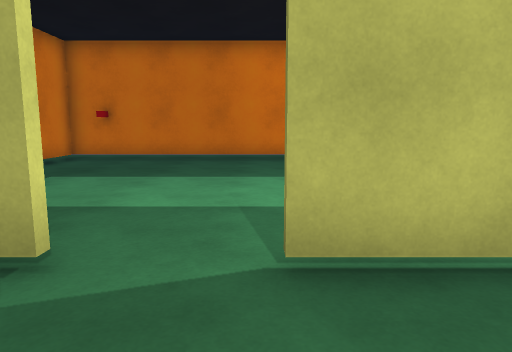
view 1 (above)

12 first-person views from a walk through a scene from a Unity 3-D project. The camera is 1.2 m above the floor, tilts 8° down and sees 70° across. Doors are open. The floor is counted in squares, 1 m on a side. Each view is taken from the middle of a square. On the plan, view 1 faces up. The plan holds only what a view shows up to about 15 squares ahead; the rest is blank. The place goes on beyond the plan. The player is left out.

view 2
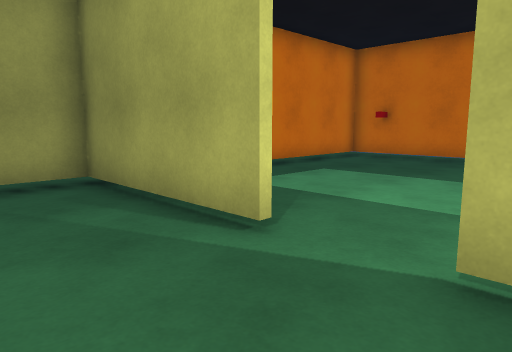

view 3
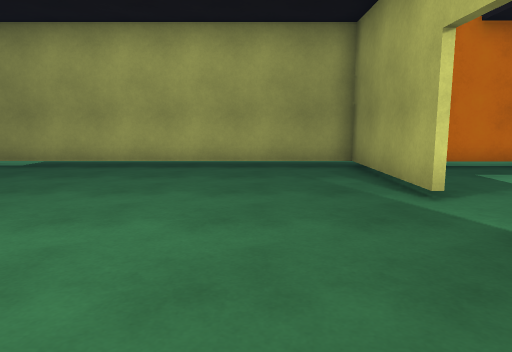

view 4
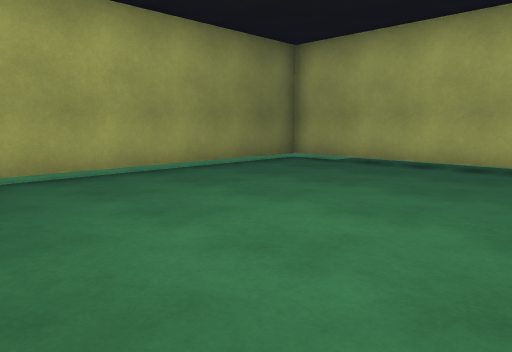

view 5
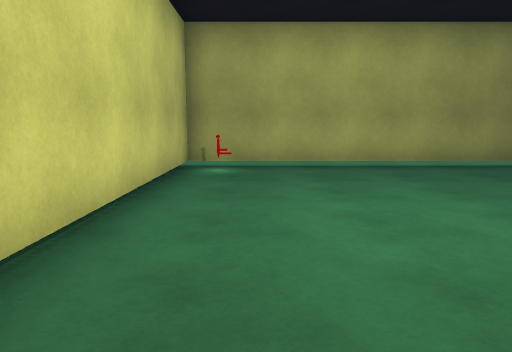

view 6
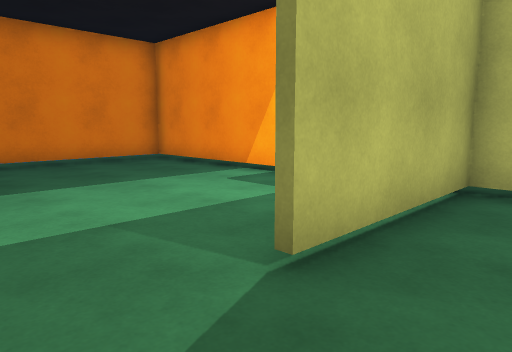

view 7
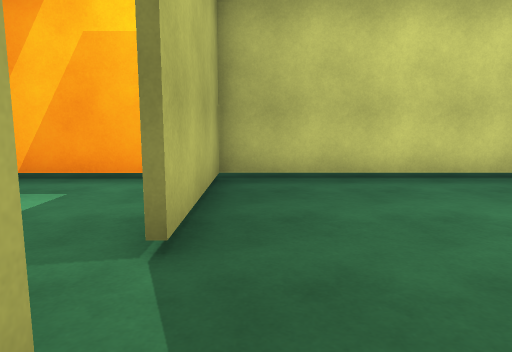

view 8
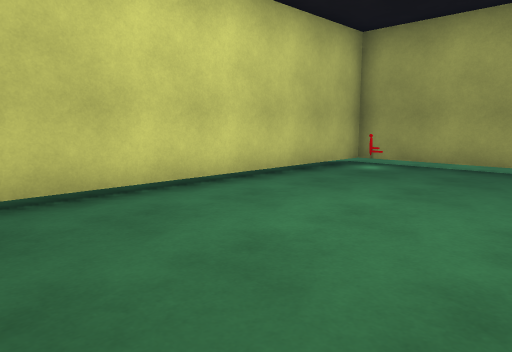

view 9
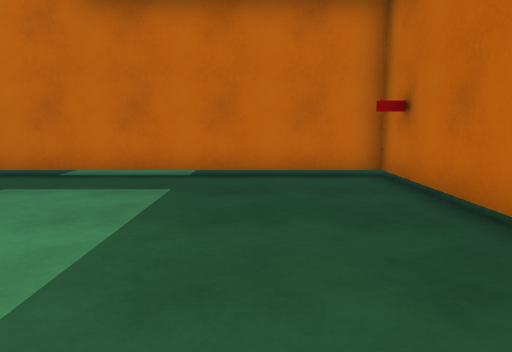

view 10
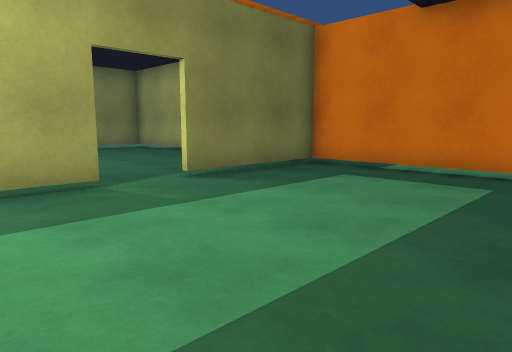

view 11
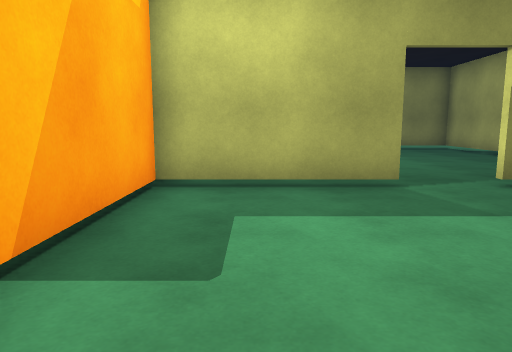

view 12
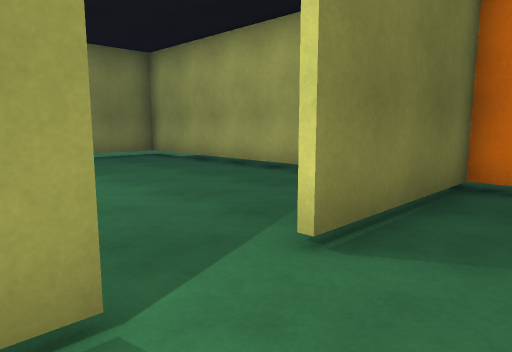

### Floor plan
Key: @ floor where view 1 was taken; # wall or solid block; . floor; D open door; T thing the floor can be seen under or through; O other object.
Columns run from 7 left of view 1 to 5 right of it. Each row starts with its distance up from view 1.
 13 #############
 12 #...........#
 11 #...........#
 10 #...........#
  9 #...........#
  8 #...........#
  7 #...........#
  6 #...........#
  5 #...........#
  4 #...........#
  3 ######DDTTTT#
  2 #...........#
  1 #...........#
  0 #......@....#
 -1 #...........#
 -2 #...........#
 -3 #...........#
 -4 #...........#
 -5 #...........#
 -6 #...........#
 -7 #...........#
 -8 #..........O#
 -9 #############

Positions as (right, up) in squares from view 1, and headings:
1: (0, 0), facing up
2: (1, 0), facing up-left
3: (4, 0), facing left
4: (4, 0), facing down-left
5: (3, 2), facing down
6: (-2, 1), facing up-right
7: (-3, 2), facing right
8: (-1, 2), facing down-right
9: (2, 10), facing left
10: (3, 10), facing down-left
11: (3, 10), facing down
12: (1, 5), facing down-left
